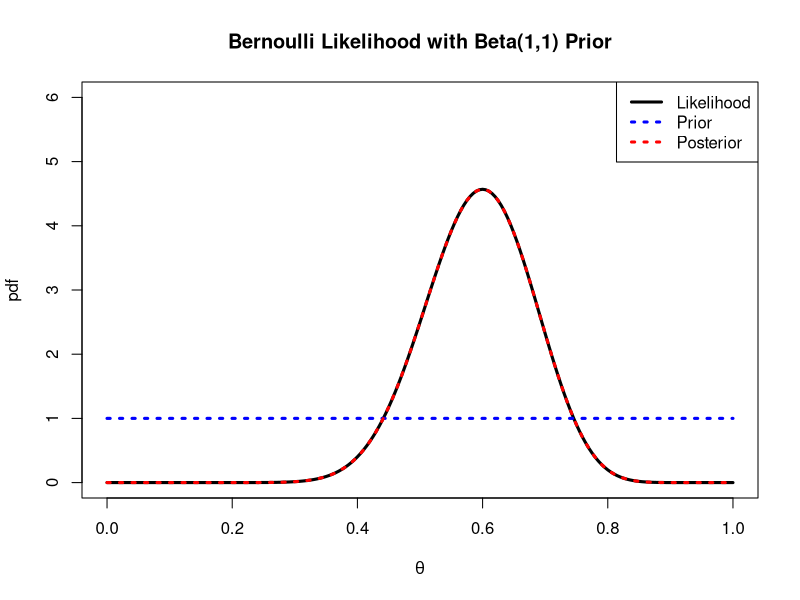
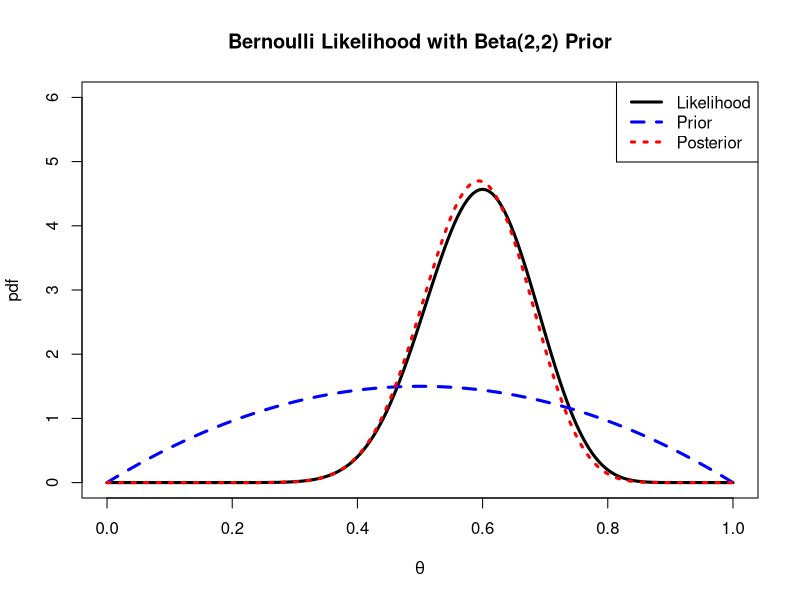
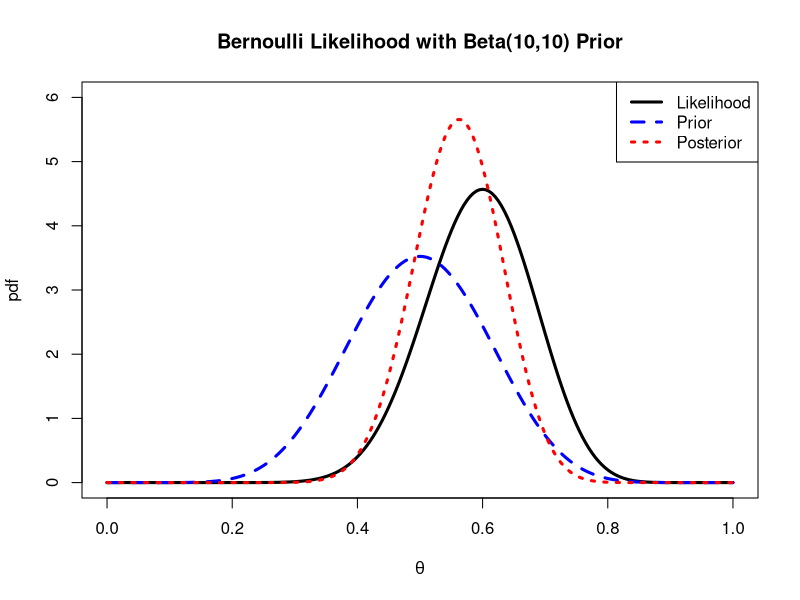
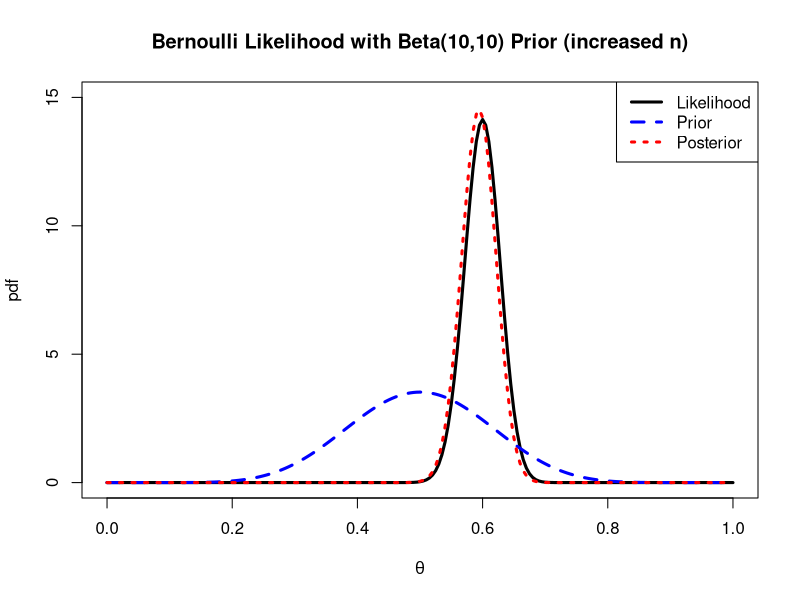

Reproduce these figures in R, in order.
## ---- chunk 1
knitr::opts_chunk$set(echo = TRUE, comment = "")
## ---- chunk 2
## x-axis for plotting
numSteps = 200
x = seq(0, 1, 1 / numSteps)

## Say we observe 30 coin flips, 18 heads, 12 tails
## Likelihood function:
k = 18
n = 30
L = x^k * (1 - x)^(n - k)

## Just normalize likelihood to integrate to one (for purposes of plotting)
L = L / sum(L) * numSteps


### Uniform Prior
## Plot likelihood

plot(x, L, type = 'l', lwd = 3, ylim = c(0,6),
     main = "Bernoulli Likelihood with Beta(1,1) Prior",
     xlab = expression(theta), ylab = "pdf")

## Plot Beta(1,1) prior
lines(x, dbeta(x, 1, 1), lty = 3, lwd = 3, col = "blue")

## Plot posterior
lines(x, dbeta(x, k + 1, n - k + 1), lty = 3, lwd = 3, col = "red")

legend("topright", c("Likelihood", "Prior", "Posterior"),
       lty = c(1, 3, 3), lwd = 3, col = c("black", "blue", "red"))
## ---- chunk 3
### Beta(2, 2) Prior
plot(x, L, type = 'l', lwd = 3, ylim = c(0,6),
     main = "Bernoulli Likelihood with Beta(2,2) Prior",
     xlab = expression(theta), ylab = "pdf")

## Plot Beta(2,2) prior
lines(x, dbeta(x, 2, 2), lty = 2, lwd = 3, col = "blue")

## Plot posterior
lines(x, dbeta(x, k + 2, n - k + 2), lty = 3, lwd = 3, col = "red")

legend("topright", c("Likelihood", "Prior", "Posterior"),
       lty = c(1, 2, 3), lwd = 3, col = c("black", "blue", "red"))
## ---- chunk 4
### Beta(10, 10) Prior
plot(x, L, type = 'l', lwd = 3, ylim = c(0,6),
     main = "Bernoulli Likelihood with Beta(10,10) Prior",
     xlab = expression(theta), ylab = "pdf")

## Plot Beta(1,1) prior
lines(x, dbeta(x, 10, 10), lty = 2, lwd = 3, col = "blue")

## Plot posterior
lines(x, dbeta(x, k + 10, n - k + 10), lty = 3, lwd = 3, col = "red")

legend("topright", c("Likelihood", "Prior", "Posterior"),
       lty = c(1, 2, 3), lwd = 3, col = c("black", "blue", "red"))
## ---- chunk 5
### Beta(10, 10) Prior, but increase n by 10
n = 300
k = 180

L = x^k * (1 - x)^(n - k)
L = L / sum(L) * numSteps

plot(x, L, type = 'l', lwd = 3, ylim = c(0,15),
     main = "Bernoulli Likelihood with Beta(10,10) Prior (increased n)",
     xlab = expression(theta), ylab = "pdf")

## Plot Beta(10,10) prior
lines(x, dbeta(x, 10, 10), lty = 2, lwd = 3, col = "blue")

## Plot posterior
lines(x, dbeta(x, k + 10, n - k + 10), lty = 3, lwd = 3, col = "red")

legend("topright", c("Likelihood", "Prior", "Posterior"),
       lty = c(1, 2, 3), lwd = 3, col = c("black", "blue", "red"))
## ---- chunk 6
y = 241945
n = y + 251527
## ---- chunk 7
(theta.hat = y / n)
## ---- chunk 8
se = sqrt(theta.hat * (1 - theta.hat) / n)
theta.hat + c(-se, se) * qnorm(0.975)
## ---- chunk 9
alpha = 0.05
(z = (theta.hat - 0.5) / (0.5 / sqrt(n)))
## ---- chunk 10
pnorm(z)
## ---- chunk 11
1 - pbeta(0.5, y + 1, n - y + 1)
## ---- chunk 12
-pbeta(0.5, y + 1, n - y + 1, log.p = TRUE)
